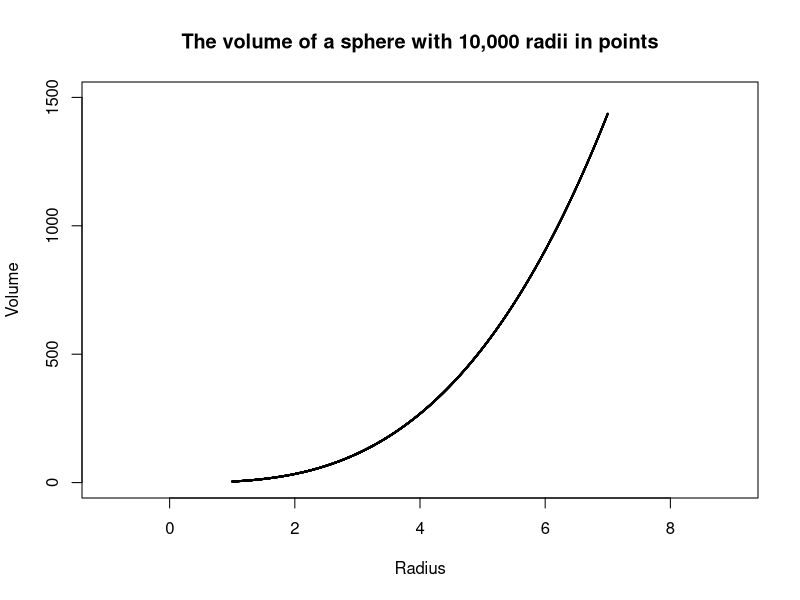
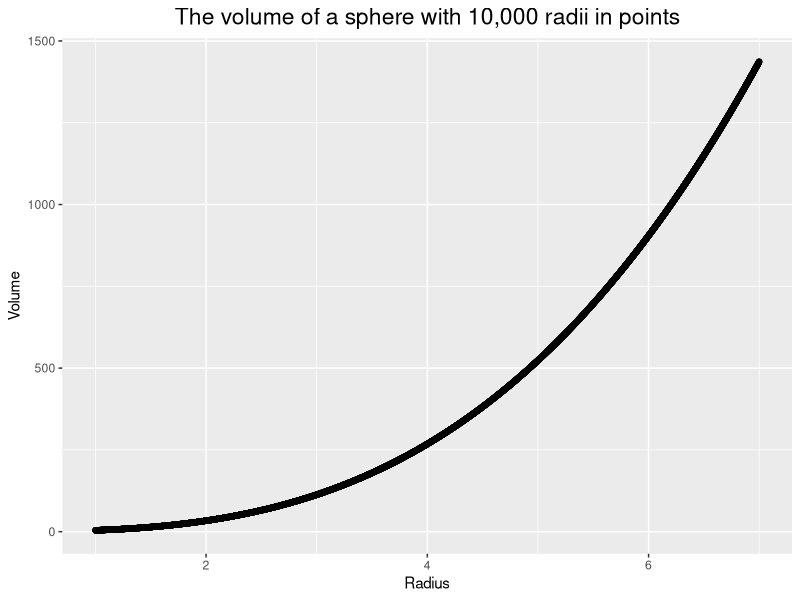

Write R code to recreate these figures, in order.
library(tidyverse)

# Define parameters
radius = seq(from = 1,to = 7,length = 10000)
volume = 4/3*pi*radius^3



# Q2a
par(mfrow=c(1,1))
plot(radius,volume,main="The volume of a sphere with 10,000 radii in points",
     xlab="Radius",
     ylab="Volume",
     ylim=c(0,1500),xlim=c(-1,9),
     lwd = 1,
     col = "black",
     type = "p",
     cex = 0.1)



# Q2c
df <- data.frame(Radius=radius, Volume=volume)
head(df)
ggplot(df,aes(x=Radius,y=Volume)) + geom_point() + 
  labs(title = "The volume of a sphere with 10,000 radii in points") +
  theme(plot.title = element_text(size = rel(1.5), hjust = 0.5))
